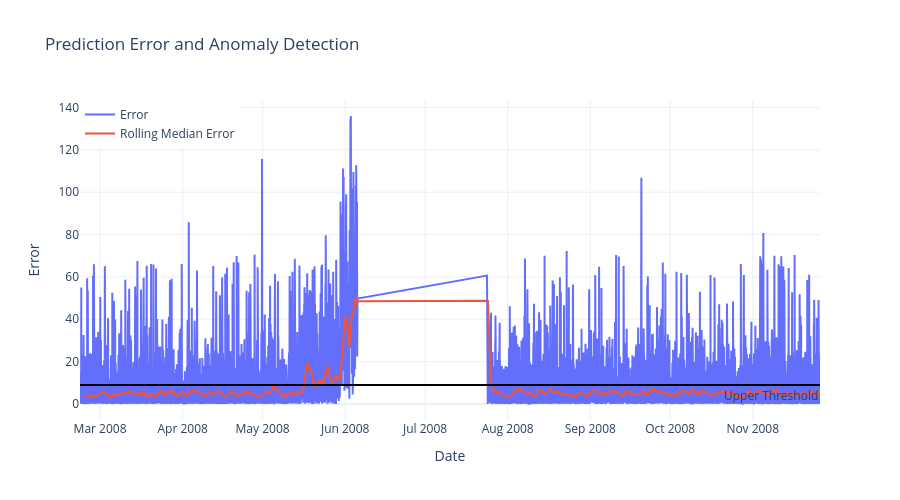

The notebook cell saved with this chart:
### Code cell
plot_errors(
    x_test,
    y_test,
    eval_results["y_pred_test"],
    error="mape",
    error_threshold=9,
    rolling_window=288,
)

### Figure 1 — Plotly figure (JSON) as saved in the notebook; plotly's stock layout.template omitted (floating-point values rounded to 4 significant figures; data arrays with more than 128 entries replaced by an {"elided": "..."} marker saying what was removed)
{"data": [{"line": {"width": 2}, "mode": "lines", "name": "Error", "type": "scatter", "x": {"elided": "33000 str values"}, "y": {"elided": "33000 float values"}}, {"line": {"width": 2}, "mode": "lines", "name": "Rolling Median Error", "type": "scatter", "x": {"elided": "33000 str values"}, "y": {"elided": "33000 float values"}}], "layout": {"annotations": [{"showarrow": false, "text": "Upper Threshold", "x": 1, "xanchor": "right", "xref": "x domain", "y": 9, "yanchor": "top", "yref": "y"}], "height": 500, "legend": {"x": 0, "y": 1}, "shapes": [{"line": {"color": "black"}, "type": "line", "x0": 0, "x1": 1, "xref": "x domain", "y0": 9, "y1": 9, "yref": "y"}], "title": {"text": "Prediction Error and Anomaly Detection"}, "xaxis": {"title": {"text": "Date"}}, "yaxis": {"title": {"text": "Error"}}}}
